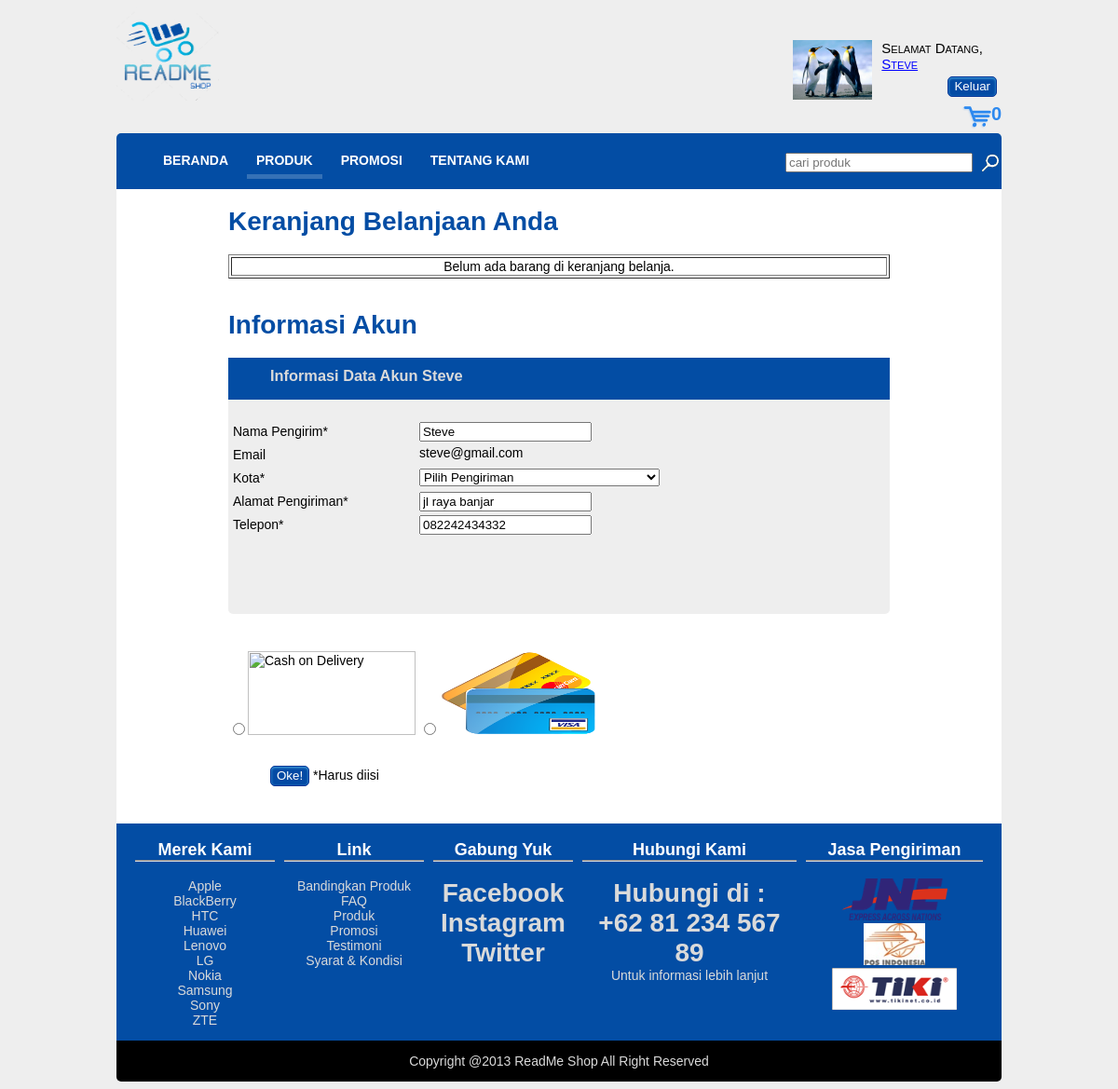
/pembayaran.php (signed in), run on the app's committed database.
### tables this page shows
CREATE TABLE IF NOT EXISTS `pengguna` (
  `id` int(11) NOT NULL AUTO_INCREMENT,
  `nama_pengguna` varchar(50) NOT NULL,
  `email` varchar(100) NOT NULL,
  `password` varchar(100) NOT NULL,
  `alamat` varchar(100) NOT NULL,
  `kota` varchar(50) NOT NULL,
  `telepon` varchar(25) NOT NULL,
  `gambar` varchar(200) NOT NULL,
  PRIMARY KEY (`id`)
);

### pembayaran.php (the view, shortened to what this page needs)
<?php
    require("koneksi.php");
?>
<!DOCTYPE html>
<html lang="en">
<head>
    <link rel="stylesheet" href="css/960_24_col.css" />
    <link rel="stylesheet" href="css/style.css" />
    <link rel="stylesheet" href="css/pembayaran.css" />
</head>
<body>
    <div id="header">
        <div class="container_24">
            <div class="grid_4">
                <img src="images/readmeshoplogo.png" height="100" width="110"/>
            </div>
            <?php
                include("login.php");
             ?>
             <?php include ("myCart.php") ?>
            <div class="grid_24" id="header_nav">
                <ul class="lavaLamp">
                    <li><a href="index.php">Beranda</a> </li>
                    <li class="current"><a href="produk.php">Produk </a></li>
                    <li><a href="promosi.php">Promosi </a></li>
                    <li><a href="tentangkami.php">Tentang kami </a></li>
                </ul>
                <div id="formsearch" class="grid_6">
                    <form accept-charset="utf-8" method="post" action="cari.php">
                    <table>
                        <tbody>
                            <tr>
                                <td>
                                    <input id="textsearch" type="search" required x-moz-errormessage="Inputan jangan kosong !" size="22" value="" name="search" placeholder="cari produk"></input>
                                </td>
                                <td>
                                    <input id="buttonsearch" type="submit" style="cursor:pointer;" value="" name=""></input>
                                </td>
                            </tr>
                        </tbody>
                    </table>
                    </form>
                </div>
            </div>
        </div>
    </div>
    <div id="content">
        <div class="container_24">
            <div id="contentarea" class="grid_24">
                <?php if(!empty($_SESSION['user'])) { ?>
                <div class="grid_18">
                    <h1 id="buatakun">Keranjang Belanjaan Anda</h1>
                </div>
                <div class="grid_18">
                    <table id="pembayaran" border='1'>
                        <tbody>
                            <?php
                            include 'koneksi.php';
                            if (!empty($_SESSION['cart'])) {
                                $total = 0;
                                foreach ($_SESSION['cart'] as $product_id => $quantity) {
                                    $sql = "SELECT id, gambar, nama, harga FROM produk WHERE id = '".$product_id."'";
                                    $result = mysqli_query($koneksi,$sql) or die(mysql_error());
                                    $data = mysqli_fetch_assoc($result) or die(mysql_error());
                                    $found = mysqli_num_rows($result) or die(mysql_error());
                                    if ( $found > 0) {
                                        $line_cost = $data['harga'] * $quantity;
                                        $total = $total + $line_cost;
                                        $_SESSION['total'] = $total;
                                    }
                            ?>
                            <tr>
                                <td>
                                    <?php echo $quantity; ?>
                                </td>
                                <td>
                                    <a href="<?php echo "produk.php?action=remove&id=".$data['id'].""; ?>"><img src="images/icon_close.gif"></a>
                                </td>
                                <td>
                                    <img src="<?php echo $data['gambar']; ?>" width="125px" height="150px">
                                </td>
                                <td>
                                    <a href="produkdetail.php?id=<?php echo $data['id']?>"><?php echo $data['nama']; ?></a>
                                </td>
                                <td>
                                    Rp <?php echo number_format($data['harga']); ?>
                                </td>
                            </tr>
                            <?php } ?>
                            <tr>
                                <td colspan='4'>
                                    <strong>Total Harga</strong>
                                </td>
                                <td>
                                    <strong>Rp <?php echo number_format($total); ?></strong>
                                </td>
                            </tr>
                        </tbody>
                    </table>
                            <?php } else { ?>
                            <tr>
                                <td colspan="5">
                                    <span class="center">Belum ada barang di keranjang belanja.</span>
                                </td>
                            </tr>
                        </tbody>
                    </table>
                            <?php } ?>
                </div>
                <div class="clear"></div><br>
                <?php
                    $sql = "SELECT * FROM pengguna WHERE id = ".$_SESSION['user']."";
                    $result = mysqli_query($koneksi,$sql);
                    $data = mysqli_fetch_assoc($result) or die(mysql_error());
                 ?>
                <div class="grid_18">
                    <h1 id="buatakun">Informasi Akun</h1>
                </div>
                <form method="POST" action="pembayaran.php">
                    <div class="grid_18" id="informasiumum">
                        <h3>Informasi Data Akun <?php echo $data['nama_pengguna'] ?></h3>
                     </div>
                    <div class="grid_18" id="formdaftar">
                        <ul>
                            <li>
                                    <label class="grid_5">Nama Pengirim*</label>
                                    <div class="grid_11">
                                        <input type="text" name="pangirim" value="<?php echo $data['nama_pengguna'] ?>"></input>
                                    </div>
                            </li>
                            <li>
                                    <label class="grid_5">Email</label>
                                    <div class="grid_11">
                                        <label><?php echo $data['email']; ?></label>
                                    </div>
                            </li>
                            <li>
                                    <label class="grid_5">Kota*</label>
                                    <div class="grid_11">
                                        <select name="kota">
                                            <option value="">Pilih Pengiriman</option>
                                        </select>
                                    </div>
                            </li>
                            <li>
                                    <label class="grid_5">Alamat Pengiriman*</label>
                                    <div class="grid_11">
                                        <input type="text" name="alamat" value="<?php echo $data['alamat']; ?>"></input>
                                    </div>
                            </li>
                            <li>
                                    <label class="grid_5">Telepon*</label>
                                    <div class="grid_11">
                                        <input type="text" name="telepon" value="<?php echo $data['telepon'] ?>"></input>
                                    </div>
                            </li>
                        </ul>
                    </div>
                    <div class="grid_18" id="method">
                        <input type="radio" name="method" value="1"><img src="images/cash_on_delivery.png" width="180px" height="90px" title="Cash on Delivery"></input>
                        <input type="radio" name="method" value="2"><img src="images/credit-cards-icon.png" width="180px" height="90px" title="Transfer melalui Bank"></input>
                    </div>
                    <div class="grid_18">
                        <input type="submit" name="confirm" id="buttondaftar" value="Oke!"></input>
                        *Harus diisi
                    </div>
                </form>
                <?php   mysqli_close($koneksi); }?>
            </div>
        </div>
    </div>
    <?php
        require("footer.php");
    ?>
</body>
</html>

### login.php (shortened to what this page needs)
<?php
    require("koneksi.php");
    if(!empty($_SESSION['user'])) {
        echo "<div id='login' class='grid_20'>";
        echo "<form id='formlogin' class='right' action='logout.php' method='post'>";
        $id = $_SESSION['user'];
        $sql = "SELECT gambar FROM pengguna WHERE id='".$id."'";
        $result = mysqli_query($koneksi,$sql);
        $data = mysqli_fetch_assoc($result);
        echo "<img class='ava left' src='".$data['gambar']."' width: '64px' height='64px'>";
        $sql = "SELECT password,nama_pengguna FROM pengguna WHERE id ='".$_SESSION['user']."'";
        $result = mysqli_query($koneksi,$sql);
        $data = mysqli_fetch_assoc($result);
        $check=0;
        if($check==1){
            echo "<span id='penyapa'>Selamat datang,<br><a href='laporantransaksiadmin.php'>".$data['nama_pengguna']."</a></span></br>";
        }else{
        echo "<span id='penyapa'>Selamat Datang, <br/><a href='profil.php'>".$data['nama_pengguna']."</a></span></br>";
        }
        echo "<input class='right logout' id='buttonlogin' type='submit' value='Keluar'>";
        echo "</form></div>";
    }
?>

### css/960_24_col.css (style rules this page uses)
body { min-width: 960px; }
.container_24 { margin-left: auto; margin-right: auto; width: 960px; }
.grid_1, .grid_2, .grid_3, .grid_4, .grid_5, .grid_6, .grid_7, .grid_8, .grid_9, .grid_10, .grid_11, .grid_12, .grid_13, .grid_14, .grid_15, .grid_16, .grid_17, .grid_18, .grid_19, .grid_20, .grid_21, .grid_22, .grid_23, .grid_24 { display: inline; float: left; margin-left: 5px; margin-right: 5px; }
.container_24 .grid_4 { width: 150px; }
.container_24 .grid_5 { width: 190px; }
.container_24 .grid_6 { width: 230px; }
.container_24 .grid_11 { width: 430px; }
.container_24 .grid_18 { width: 710px; }
.container_24 .grid_20 { width: 790px; }
.container_24 .grid_24 { width: 950px; }
.clearfix:before, .clearfix:after, .container_24:before, .container_24:after { content: '.'; display: block; overflow: hidden; visibility: hidden; font-size: 0; line-height: 0; width: 0; height: 0; }
.clearfix:after, .container_24:after { clear: both; }
.clearfix, .container_24 { zoom: 1; }

### css/style.css (style rules this page uses)
body { font-family: "Calibri",Arial,Helvetica,sans-serif; font-size: 14px; background-color: rgb(238,238,238); }
ul { list-style-type: none; padding-left: 0px; }
.center { text-align: center; }
.right { float: right; }
.left { float: left; }
#login { height: 50px; padding-top: 35px; }
#formlogin { padding-right: 5px; }
#buttonlogin, #buttontestimoni, #buttonbandingkan, #buttonbeli, #buttonreview, #buttondaftar, #buttonsimpan,.buttonadmin,.buttonTambahOk { background: rgb(3,74,164); box-shadow: 0px 1px 3px 0px rgba(92, 195, 244, 0.8) inset; color: #fff; height: 22px; border: 1px solid rgb(5, 52, 150); border-radius: 5px; padding-bottom: 2px; cursor: pointer; }
a { color: blue; }
#header_nav { background-color: rgb(3,77,164); padding-bottom: 10px; }
#header_nav { border-top-left-radius: 5px; border-top-right-radius: 5px; }
#header_nav ul li { margin-right: 10px; }
#formsearch { float: right; padding-bottom: 2px; }
#buttonsearch { margin: 0px; border: medium none; height: 28px; width: 28px; background: url("../images/magnify-light.png") no-repeat scroll 0% 0% transparent; }
#penyapa { font-variant: small-caps; font-size: 15px; float: left; margin-right: 15px; }
.ava { margin-right: 10px; }
.logout { margin-top: 5px; }
#pembayaran { width: inherit; }
#pembayaran td { text-align: center; }
.lavaLamp { list-style: none outside none; padding-left:40px; }
.lavaLamp li { float: left; list-style: none; }
.lavaLamp li a { position: relative; overflow: hidden; text-decoration: none; text-transform: uppercase; font: bold 14px arial; color: #fff; outline: none; text-align: center; height: 30px; top: 7px; z-index: 10; letter-spacing: 0; float: left; display: block; margin: auto 10px; }

### css/pembayaran.css (style rules this page uses)
#contentarea { min-height: 600px; background-color: white; padding-bottom: 40px; }
#contentarea .grid_18 { margin-left: 120px; }
#contentarea .grid_5 { height: 20px; padding-top: 2px; }
#contentarea .grid_11 { height: 20px; padding-bottom: 5px; }
#buatakun { color: rgb(3,77,164); }
ul { list-style-type: none; }
#informasiumum { background-color: rgb(3,77,164); color: rgb(218,218,218); }
#formdaftar, #informasi_user { height: 220px; padding-top: 10px; background-color: rgb(238,238,238); border-bottom-left-radius: 5px; border-bottom-right-radius: 5px; }
#buttondaftar,h3,#buttonsimpan { margin-top: 10px; margin-left: 45px; }
#buttondaftar,#buttonsimpan { cursor: pointer; }
#method { vertical-align: middle; margin-top: 20px; margin-bottom: 20px; padding-top: 20px; }

### data on the page
pengguna: gambar (picture), nama_pengguna "Steve", pangirim "Steve", email "steve@gmail.com", alamat "jl raya banjar", telepon "082242434332"
